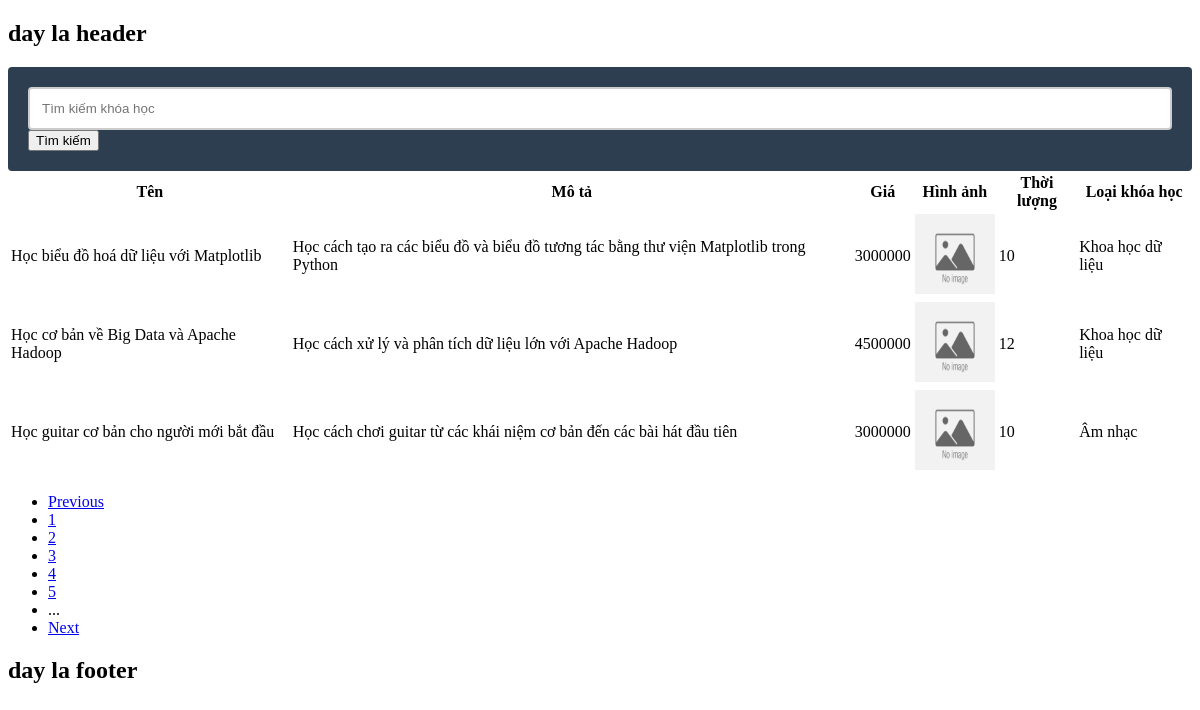
Screenshot of /courses_management.php?page=2 with the database file from the repository.
### tables this page shows
CREATE TABLE `courses` (
  `id` int NOT NULL,
  `name` varchar(255) NOT NULL,
  `description` text NOT NULL,
  `price` float NOT NULL,
  `image` varchar(255) NOT NULL,
  `video` varchar(255) NOT NULL,
  `duration` int NOT NULL,
  `category_id` int DEFAULT NULL,
  `deleted` tinyint(1) NOT NULL DEFAULT '0'
);

CREATE TABLE `categories` (
  `id` int NOT NULL,
  `name` varchar(255) NOT NULL
);

### classes/course.php (called while the page is built, shortened)
<?php
class Course
{
    public static function getPaging($conn, $limit, $offset)
    {
        try {
            $sql = "select c.id, c.name, c.description, c.price, c.image, c.video, c.duration,
            categories.name as category_name, c.deleted
            from courses c
            join categories on c.category_id = categories.id
            where c.deleted = false
            order by c.name asc
            limit :limit
            offset :offset";
            $stmt = $conn->prepare($sql);
            $stmt->bindValue(':limit', $limit, PDO::PARAM_INT);
            $stmt->bindValue(':offset', $offset, PDO::PARAM_INT);
            $stmt->setFetchMode(PDO::FETCH_CLASS, 'Course');
            $stmt->execute();
            if ($stmt->execute()) {
                $books = $stmt->fetchAll(PDO::FETCH_ASSOC);
                return $books;
            }
        } catch (PDOException $e) {
            echo $e->getMessage();
            return null;
        }
    }
    public static function count($conn)
    {
        try {
            $sql = "select count(id) from courses where deleted = false";
            return $conn->query($sql)->fetchColumn();
        } catch (PDOException $e) {
            echo $e->getMessage();
            return -1;
        }
    }
}

### inc/init.php (called while the page is built, shortened)
<?php
spl_autoload_register(
    function ($className) {
        $fileName = strtolower($className) . ".php";
        $dirRoot = dirname(__DIR__);
    }
);

### courses_management.php (the view, shortened to what this page needs)
<?
require "inc/init.php";
$conn = require 'inc/db.php';
$total = $_SESSION['role_id'] == 1 ? Course::countAll($conn) : Course::count($conn);
$limit = 3;
$currentpage = $_GET['page'] ?? 1;
$config = [
    'total' => $total,
    'limit' => $limit,
    'full' => false,
];
if ($_SERVER['REQUEST_METHOD'] == 'GET' && isset($_GET['search'])) {
    $search = $_GET['search'];
    $courses = Course::searchCoursePaging($conn, $search,$limit,($currentpage - 1) * $limit);
} else {
    $courses = $_SESSION['role_id'] == 1 ?
    Course::getPagingAll($conn, $limit, ($currentpage - 1) * $limit) :
    Course::getPaging($conn, $limit, ($currentpage - 1) * $limit);
}
?>
<!DOCTYPE html>
<html lang="vi">
<head>
</head>
<body>
    <form action="" method="get">
        <input type="text" name="search" id="search" placeholder="Tìm kiếm khóa học">
        <button type="submit">Tìm kiếm</button>
    </form>
    <?php if (!empty($courses)) : ?>
        <table>
            <thead>
                <tr>
                    <th>Tên</th>
                    <th>Mô tả</th>
                    <th>Giá</th>
                    <th>Hình ảnh</th>
                    <th>Thời lượng</th>
                    <th>Loại khóa học</th>
                </tr>
            </thead>
            <tbody>
                <?php foreach ($courses as $course) : ?>
                    <tr>
                        <td><?php echo $course['name']; ?></td>
                        <td><?php echo $course['description']; ?></td>
                        <td><?php echo $course['price']; ?></td>
                        <td>
                            <? if ($course['image'] && file_exists("uploads/" . $course['image'])) : ?>
                                <img src="uploads/<? echo $course['image'] ?>" width="80" height="80">
                            <? else : ?>
                                <img src="images/noimage.png" width="80" height="80">
                            <? endif; ?>
                        </td>
                        <td><?php echo $course['duration']; ?></td>
                        <td><?php echo $course['category_name']; ?></td>
                    </tr>
                <? endforeach; ?>
            </tbody>
        </table>
    <?php else : ?>
        <p>Không tìm thấy kết quả phù hợp</p>
    <?php endif; ?>
    <div class='content'>
    <?php
        $page = new Pagination($config);
        echo $page->getPagination();
    ?>
</div>
</body>
</html>

### css/style.css (style rules this page uses)
* { box-sizing: border-box; }
input[type=text], input[type=email], input[type=password], textarea { border: 2px solid #ccc; resize: vertical; padding: 12px; border-radius: 4px; width: 100%; }
form { padding: 20px; background: #2C3E50; color: #fff; -moz-border-radius: 4px; -webkit-border-radius: 4px; border-radius: 4px; }

### rows the page displays
courses: name "Học biểu đồ hoá dữ liệu với Matplotlib", description "Học cách tạo ra các biểu đồ và biểu đồ tương tác bằng thư viện Matplotlib trong Python", price "3000000", duration "10", category.name "Khoa học dữ liệu"
courses: name "Học cơ bản về Big Data và Apache Hadoop", description "Học cách xử lý và phân tích dữ liệu lớn với Apache Hadoop", price "4500000", duration "12", category.name "Khoa học dữ liệu"
courses: name "Học guitar cơ bản cho người mới bắt đầu", description "Học cách chơi guitar từ các khái niệm cơ bản đến các bài hát đầu tiên", price "3000000", duration "10", category.name "Âm nhạc"
